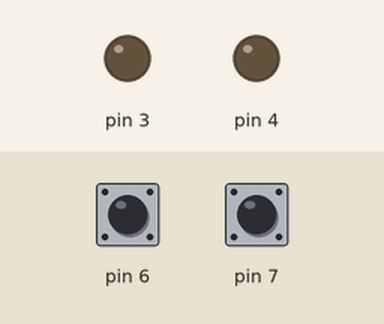
Recording of a sketch running on a simulated Arduino Uno, built with avr-gcc and run on an emulated ATmega328P. Shown: output pins drawn as LEDs (lit = HIGH). Inputs (shaded band) come from the test bench; at power-on: pin 6 HIGH, pin 7 HIGH.

Above: at 1.2 s.
1.3 s: pin 6 pulled LOW for 0.15 s
At 1.37 s:
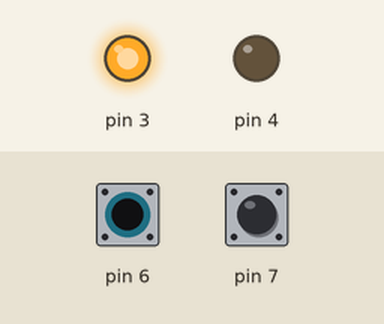
2.9 s: pin 7 pulled LOW for 0.15 s
At 2.97 s:
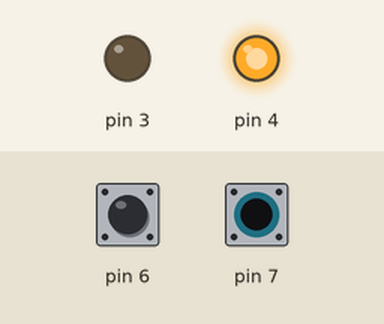
4.5 s: pin 7 pulled LOW for 3.2 s
At 8.9 s:
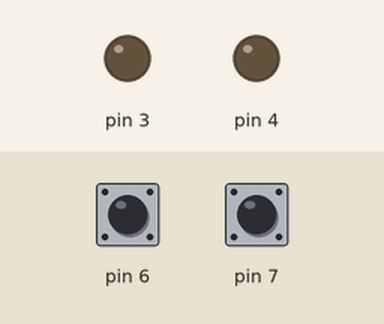
9.2 s: pin 6 pulled LOW for 3.2 s
At 10.3 s:
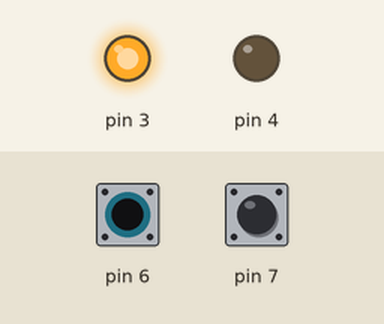
13.9 s: pin 6 driven LOW and pin 7 driven LOW
At 15.0 s:
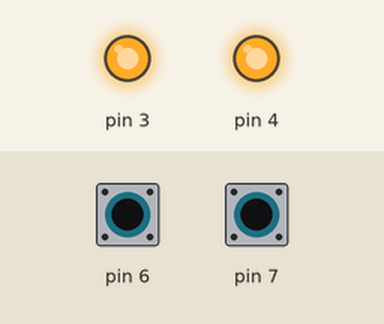
Timing chart, 0 to 16.4 s (numbered marks = the images above; inputs shaded):
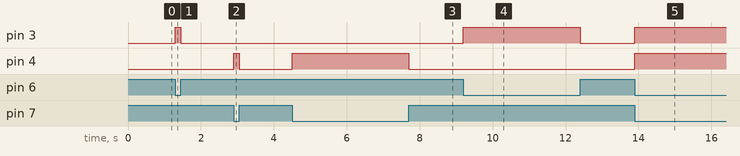

The sketch:

Switch_Controlled_LED_System.ino
```cpp
void setup() {
  pinMode(6, INPUT_PULLUP);
  pinMode(7, INPUT_PULLUP);
  pinMode(3, OUTPUT);
  pinMode(4, OUTPUT);
}

void loop() {
  int val1 = digitalRead(6);
  int val2 = digitalRead(7);

  if (val1 == HIGH) {
    digitalWrite(3, LOW);
  } else {
    digitalWrite(3, HIGH);
  }

  if (val2 == HIGH) {
    digitalWrite(4, LOW);
  } else {
    digitalWrite(4, HIGH);
  }
}
```

Measured:
- after the input at 1.3 s, pin 3: LOW → HIGH at once, → LOW 0.15 s later
- after the input at 2.9 s, pin 4: LOW → HIGH at once, → LOW 0.15 s later
- after the input at 4.5 s, pin 4: LOW → HIGH at once, → LOW 3.2 s later
- after the input at 9.2 s, pin 3: LOW → HIGH at once, → LOW 3.2 s later
- after the input at 13.9 s, pin 3, pin 4: LOW → HIGH at once
